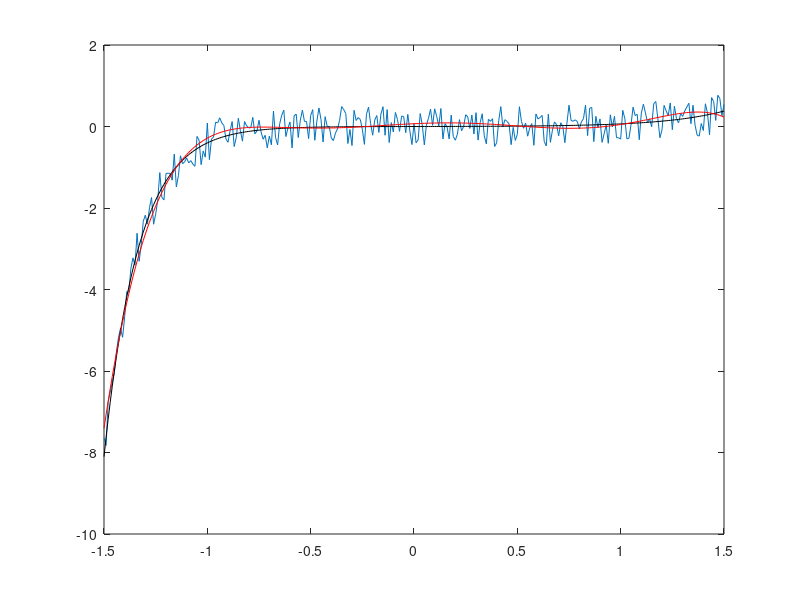

Source code (MATLAB): (Note: this script raises an error after producing the figure.)

clear all

v = -1.5 : .1 : 1.5;
I = 1*v.^3 + .1*v.^2 - .1*v + .01;
I_o = I;
I = I + 2*(rand(size(I))-.5);

p = polyfit(v,I,3);

I_fit = p(1)*v.^3 + p(2)*v.^2 + p(3)*v.^1 + p(4);

%I_fit = p(1)*v.^6 + p(2)*v.^5 + p(3)*v.^4 + p(4)*v.^3 + p(5)*v.^2 + p(6)*v.^1 + p(7);


figure(1)
clf
plot(v,I); hold on
plot(v,I_o,'k')
plot(v,I_fit,'r')

%%
clear all

v = -1.5 : .01 : 1.5;
v_neg = v(v<0);
v_pos = v(v>=0);
I_neg = -.001*(exp(6*abs(v_neg))-1);
I_pos = .002*(exp(3.5*abs(v_pos))-1);
I = [I_neg I_pos];

I_o = I;
I = I + 1*(rand(size(I))-.5);

p = polyfit(v,I,6);

%I_fit = p(1)*v.^3 + p(2)*v.^2 + p(3)*v.^1 + p(4);

I_fit = p(1)*v.^6 + p(2)*v.^5 + p(3)*v.^4 + p(4)*v.^3 + p(5)*v.^2 + p(6)*v.^1 + p(7);

figure(1)
clf
plot(v,I); hold on
plot(v,I_o,'k')
plot(v,I_fit,'r')

a_pos_guess = .001;
a_neg_guess = .001;
b_pos_guess = 3;
b_neg_guess = 4;

% least square error fitting
coef_guess_vec(1) = a_pos_guess;
coef_guess_vec(2) = a_neg_guess;
coef_guess_vec(3) = b_pos_guess;
coef_guess_vec(4) = b_neg_guess;

% coef_fit_mat = zeros(numberX,numberY);
% for k1 = 1 : numberX
%     for k2 = 1 : numberY
%         I = data_mat(k1,k2,:);
        options = optimset('MaxFunEvals',1000,'TolFun',1e-9,'Display','off');
        coef_fit = lsqcurvefit(@STS_fit_function,coef_guess_vec,v,I,[],[],options);
        
%         coef_fit_mat(k1,k2,:) = coef_fit;
%         
%     end
% end


I_lsq_guess = STS_fit_function(coef_guess_vec,v);
I_lsq_fit = STS_fit_function(coef_fit,v);

figure(2)
clf
plot(v,I,'b.-'); hold on
plot(v,I_lsq_guess,'g')
plot(v,I_lsq_fit,'r')

